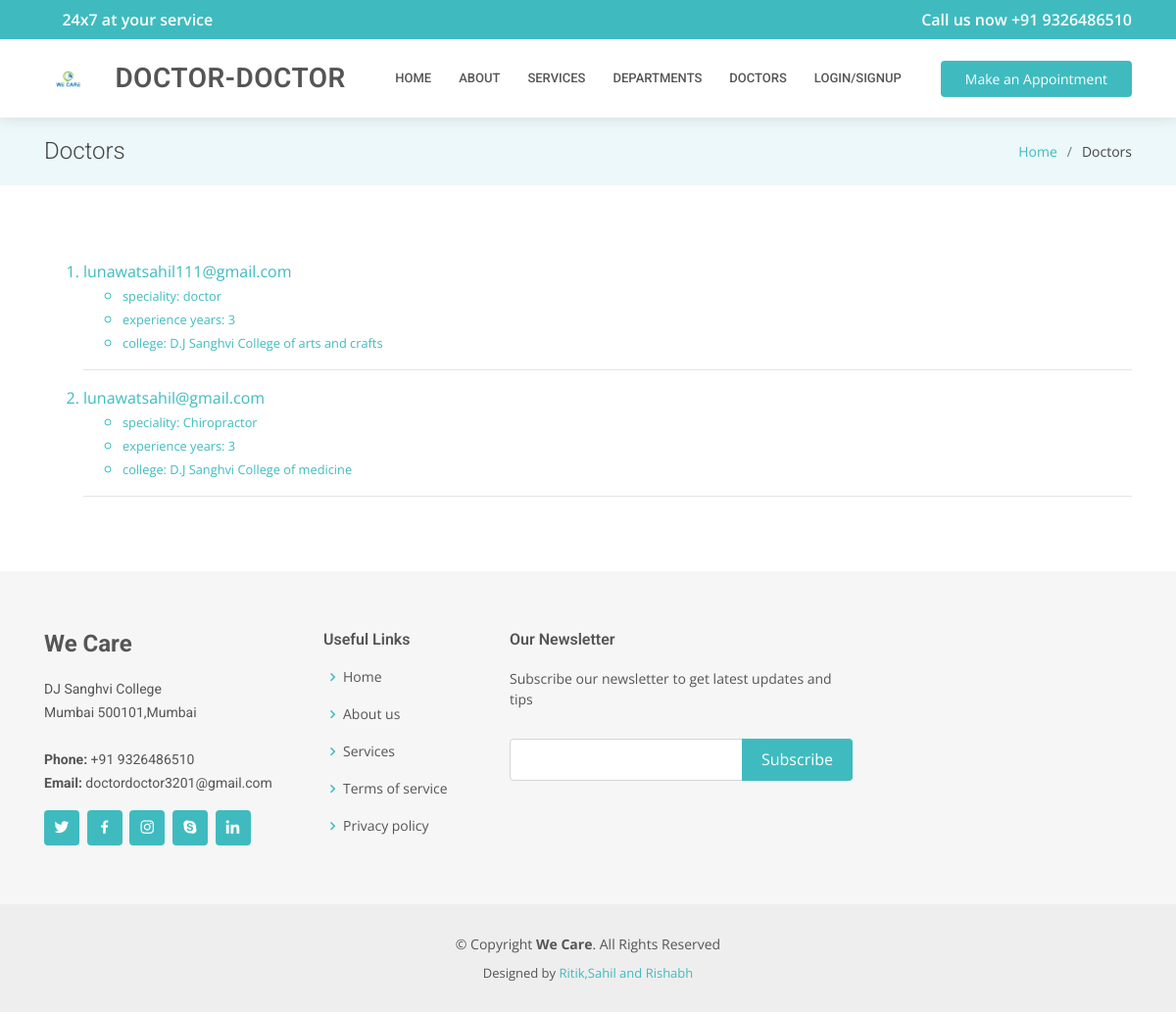
The app's page /doctors/ with its own data.
### accounts/models.py (models this page shows, shortened)
class CustomUser(AbstractUser):
    id              = models.AutoField(primary_key=True)
    username        = models.CharField(max_length=30,null=True,blank=True)
    fullname        = models.CharField(blank=True, null=True, max_length=255)##
    is_doctor       = models.BooleanField(default=False, blank=True, null=True)
    password        = models.CharField(max_length=255)
    email           = models.EmailField(max_length=254, unique=True)
    date_of_birth   = models.DateField(blank=True, editable=True,null=True)
    date_created    = models.DateField(auto_now=True, editable=False)
    is_active       = models.BooleanField(default=True)
    is_admin        = models.BooleanField(default=False)
    USERNAME_FIELD  = 'email'
    REQUIRED_FIELDS = []
    objects = CustomUserManager()

class Doctor(CustomUser):
    speciality          = models.CharField(blank=True, null=True, max_length=512)
    college             = models.CharField(blank=True, null=True, max_length=60)
    experience_years    = models.IntegerField(blank=True,null=True)
    class Meta:
        verbose_name = 'User: Doctor'

class CustomUser(AbstractUser):
    id              = models.AutoField(primary_key=True)
    username        = models.CharField(max_length=30,null=True,blank=True)
    fullname        = models.CharField(blank=True, null=True, max_length=255)##
    is_doctor       = models.BooleanField(default=False, blank=True, null=True)
    password        = models.CharField(max_length=255)
    email           = models.EmailField(max_length=254, unique=True)
    date_of_birth   = models.DateField(blank=True, editable=True,null=True)
    date_created    = models.DateField(auto_now=True, editable=False)
    is_active       = models.BooleanField(default=True)
    is_admin        = models.BooleanField(default=False)
    USERNAME_FIELD  = 'email'
    REQUIRED_FIELDS = []
    objects = CustomUserManager()

### accounts/views.py (the view)
# urls.py: url(r'^doctors/$',v.list_doctors.as_view(),name='list_doctors'),
class list_doctors(ListView):
    model = Doctor
    template_name = 'accounts/list_doctors.html'
    context_object_name = 'doctors'

### accounts/templatetags/profile_tags.py (called while the page is built)
@register.filter(name='has_group')
def has_group(user, group_name):
    return user.groups.filter(name=group_name).exists()

### accounts/templates/accounts/list_doctors.html (shortened to what this page needs)
{% extends "DoctorDoctor/base.html" %}
{% block title_page %}Doctors{% endblock %}
{% block title_in_li %}Doctors{% endblock %}
{% block inner_page %}
<ol>
    {% for i in doctors %}
    <a href="{% url 'accounts:see_public_profile' pk=i.id %}"><li>
        {{i.email}}
        <ul>
        <li><small>{% if i.speciality %}speciality: {{i.speciality}}{% endif %}</small></li>
        <li><small>{% if i.experience_years %}experience years: {{i.experience_years}}{% endif %}</small></li>
        <li><small>{% if i.college %}college: {{i.college}}{% endif %}</small></li>
    </ul>
        <hr>
    </li></a>
    {% endfor %}
</ol>
{% endblock %}

### static/DoctorDoctor/assets/css/style.css (style rules this page uses)
body { font-family: "Open Sans", sans-serif; color: #444444; }
a { color: #3fbbc0; }

### records on screen
Doctor: email "lunawatsahil111@gmail.com", speciality "doctor", experience_years "3", college "D.J Sanghvi College of arts and crafts"
Doctor: email "lunawatsahil@gmail.com", speciality "Chiropractor", experience_years "3", college "D.J Sanghvi College of medicine"
